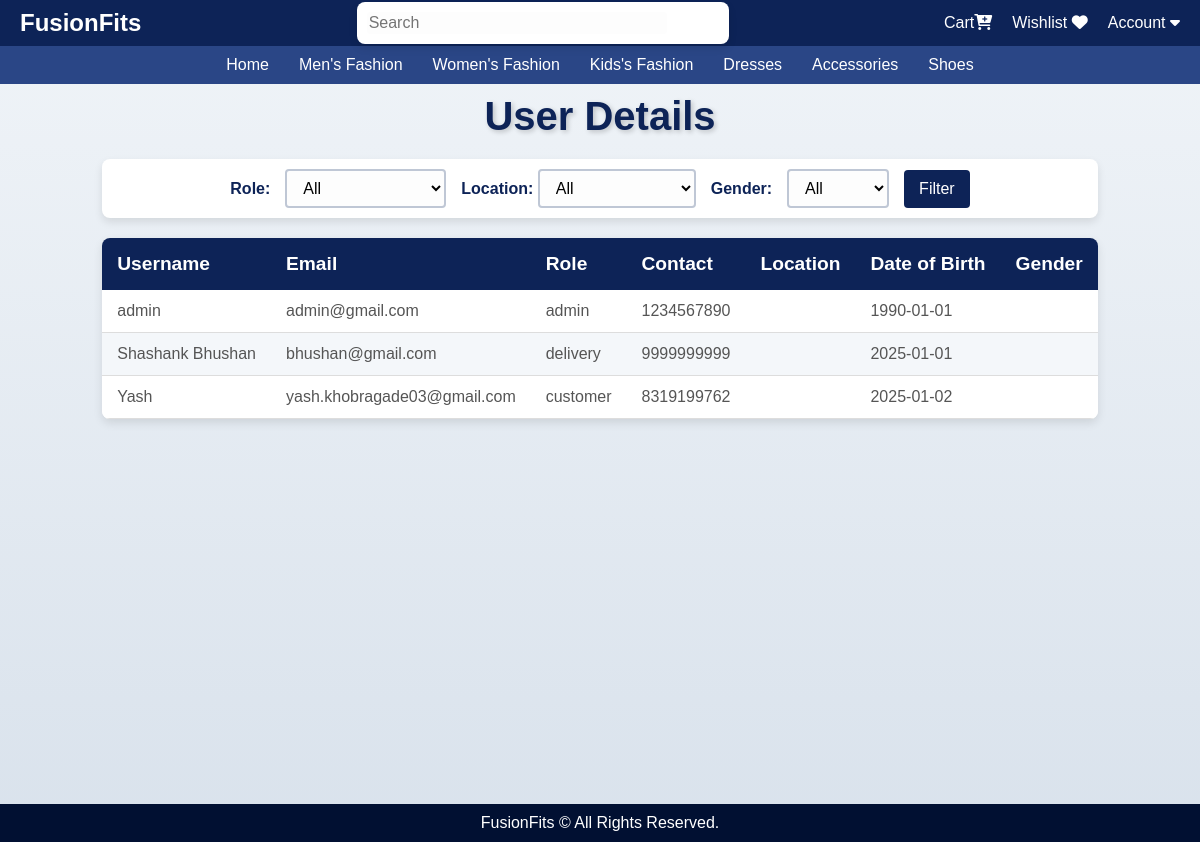
Before: /admin/user_details (signed in) with the older database file.
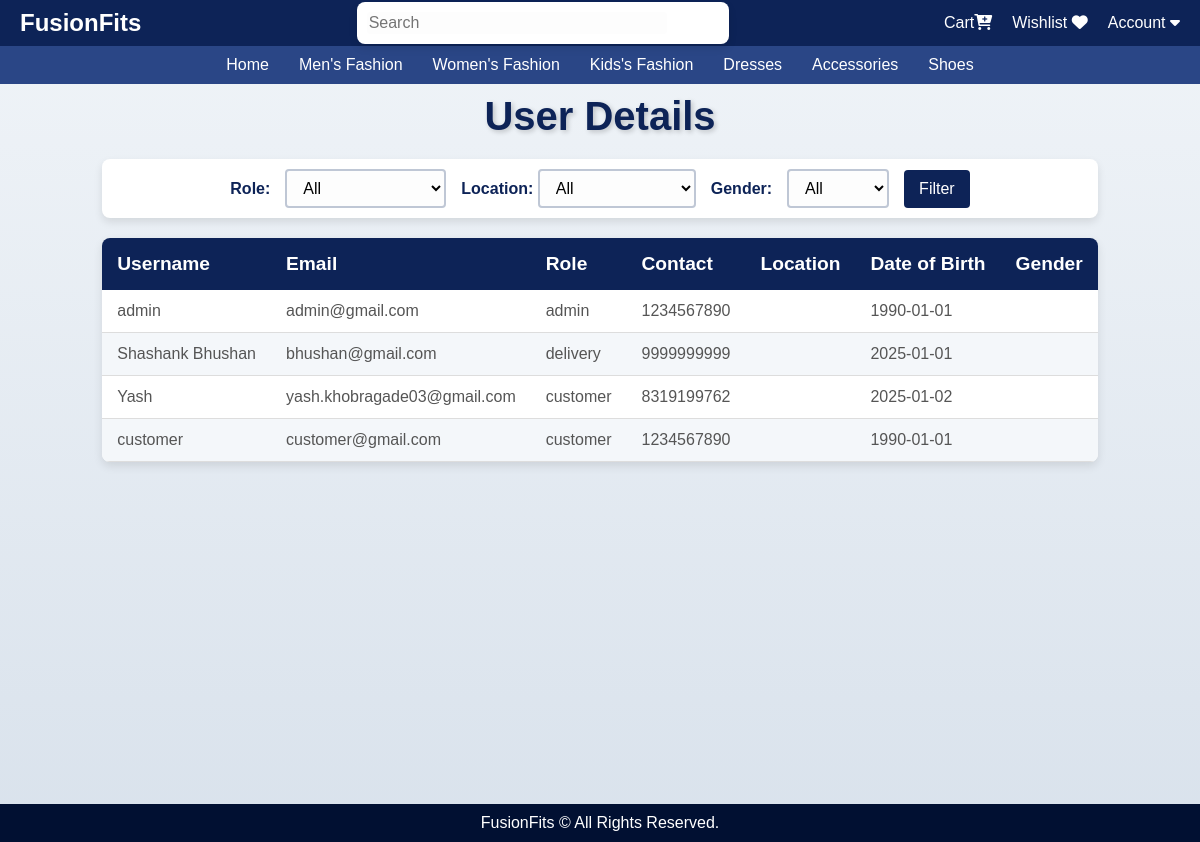
After: the same page with the newer database file.
### app/models.py (models this page shows, shortened)
class User(UserMixin, db.Model):
    id = db.Column(db.Integer, primary_key=True)
    username = db.Column(db.String(50), nullable=False)
    email = db.Column(db.String(100), unique=True, nullable=False)
    password = db.Column(db.String(255), nullable=False)
    role = db.Column(db.String(20), nullable=False)
    contact = db.Column(db.String(20), nullable=False)
    address = db.Column(db.String(200), nullable=False)
    city = db.Column(db.String(100), nullable=False)
    dob = db.Column(db.Date, nullable=False)
    reset_token = db.Column(db.String(128), nullable=True)

### app/admin.py (the view)
@admin.route('/admin/user_details', methods=['GET', 'POST'])
def user_details():
    if session.get('role') != 'admin':
        flash('Unauthorized access!', 'danger')
        return redirect(url_for('auth.login'))
    role_filter = request.args.get('role')
    city_filter = request.args.get('city')
    query = User.query
    if role_filter:
        query = query.filter_by(role=role_filter)
    if city_filter:
        query = query.filter(User.city.ilike(f"%{city_filter}%"))
    users = query.all()
    return render_template('user_details.html', users=users, role_filter=role_filter, city_filter=city_filter)

### app/templates/user_details.html (shortened to what this page needs)
<!DOCTYPE html>
<html lang="en">
<head>
    <link rel="stylesheet" href="{{ url_for('static', filename='user.css') }}">
</head>
<body>
    {% extends "home.html" %}
    {% block content %}
    <div class="container">
    <h1>User Details</h1>
    <form method="GET" action="{{ url_for('admin.user_details') }}">
        <label for="role">Role:</label>
        <select name="role" id="role">
            <option value="">All</option>
        </select>
<div class="form-group">
  <label for="location">Location:</label>
  <select name="location" id="location" class="form-control">
      <option value="">All</option>
  </select>
</div>
        <label for="gender">Gender:</label>
        <select name="gender" id="gender">
            <option value="">All</option>
        </select>
        <button type="submit">Filter</button>
    </form>
    <table>
        <thead>
            <tr>
                <th>Username</th>
                <th>Email</th>
                <th>Role</th>
                <th>Contact</th>
                <th>Location</th>
                <th>Date of Birth</th>
                <th>Gender</th>
            </tr>
        </thead>
        <tbody>
            {% for user in users %}
                <tr>
                    <td>{{ user.username }}</td>
                    <td>{{ user.email }}</td>
                    <td>{{ user.role }}</td>
                    <td>{{ user.contact }}</td>
                    <td>{{ user.location }}</td>
                    <td>{{ user.dob }}</td>
                    <td>{{ user.gender }}</td>
                </tr>
            {% endfor %}
        </tbody>
    </table>
</div>
    {% endblock %}

### app/templates/home.html (shortened to what this page needs)
<!DOCTYPE html>
<html lang="en">
<head>
    <link rel="stylesheet" href="https://cdnjs.cloudflare.com/ajax/libs/font-awesome/6.0.0/css/all.min.css">
</head>
<body>
    <nav class="navbar">
        <div class="logo"><a href="/">FusionFits</a></div>
        <div class="search-bar">
            <form action="{{ url_for('main.search') }}" method="get">
                <input type="text" name="q" placeholder="Search" value="{{ request.args.get('q', '') }}">
                <button><i class="fa fa-search"></i></button>
            </form>
        </div>
        <ul class="nav-links">
            <li>
                    {% if current_user.is_authenticated %}
                        <a href="{{ url_for('main.cart') }}" >Cart<i class="fa-solid fa-cart-plus"></i></a>
                    {% endif %}
            </li>
            <li><a href="{{ url_for('main.wishlist') }}" >Wishlist <i class="fa fa-heart"></i></a></li>
            <li>
              <div class="dropdown navbar-right">
                <button class="dropbtn">Account <i class="fa fa-caret-down"></i></button>
            </div>
            </li>
        </ul>
    </nav>
    <header>
        <nav class="categories-nav">
            <ul>
                <li><a href="/" class="{% if request.path == '/' %}active{% endif %}">Home</a></li>
                <li><a href="/gender/Men" class="{% if request.path == '/gender/Men' %}active{% endif %}">Men's Fashion</a></li>
                <li><a href="/gender/Female" class="{% if request.path == '/gender/Female' %}active{% endif %}">Women's Fashion</a></li>
                <li><a href="/category/Kids" class="{% if request.path == '/category/Kids' %}active{% endif %}">Kids's Fashion</a></li>
                <li><a href="/category/Dress" class="{% if request.path == '/category/Dress' %}active{% endif %}">Dresses</a></li>
                <li><a href="/category/Accessory" class="{% if request.path == '/category/Accessory' %}active{% endif %}">Accessories</a></li>
                <li><a href="/category/Shoe" class="{% if request.path == '/category/Shoe' %}active{% endif %}">Shoes</a></li>
            </ul>
        </nav>
    </header>
    <main>
        {% block content %}{% endblock %}
    </main>
    <footer>
        <p>FusionFits &copy; All Rights Reserved.</p>
    </footer>
</body>
</html>

### app/static/user.css (style rules this page uses)
body { font-family: 'Arial', sans-serif; background: linear-gradient(to bottom, #f0f4f8, #d9e2ec); margin: 0; padding: 20px; color: #db1111; }
h1 { text-align: center; font-size: 2.5rem; color: #0d2357; margin-bottom: 20px; text-shadow: 2px 2px 5px rgba(0, 0, 0, 0.2); }
form { display: flex; justify-content: center; align-items: center; gap: 15px; padding: 10px; background-color: #fff; box-shadow: 0px 4px 8px rgba(0, 0, 0, 0.1); border-radius: 8px; }
form label { font-weight: bold; color: #0d2357; }
form select, form input { padding: 8px 12px; border: 2px solid #bfc7d5; border-radius: 4px; font-size: 1rem; background-color: #fdfdfd; transition: border-color 0.3s ease; }
form button { background: #0d2357; color: #fff; padding: 10px 15px; border: none; border-radius: 4px; cursor: pointer; font-size: 1rem; transition: background-color 0.3s ease; }
table { width: 100%; border-collapse: collapse; margin-top: 20px; background-color: #fff; box-shadow: 0px 4px 10px rgba(0, 0, 0, 0.1); border-radius: 8px; overflow: hidden; }
table thead { background-color: #0d2357; color: #fff; text-align: left; }
table thead th { padding: 15px; font-size: 1.2rem; }
table tbody tr:nth-child(even) { background-color: #f4f7fa; }
table tbody tr:nth-child(odd) { background-color: #fff; }
table tbody td { padding: 12px 15px; border-bottom: 1px solid #ddd; font-size: 1rem; color: #555; }

### app/templates/home.html (style rules this page uses)
* { margin: 0; padding: 0; box-sizing: border-box; font-family: Arial, sans-serif; }
body { font-family: Arial, sans-serif; margin: 0; padding: 0; background-color: #f4f4f4; }
main { min-height: 90vh; padding: 20px; display: flex; justify-content: center; }
.navbar { display: flex; justify-content: space-between; align-items: center; background-color: #0d2357; color: white; padding: 2px 20px; flex-wrap: wrap; }
header { background: #0d2357; width: 100%; }
.logo a { text-decoration: none; color: white; font-size: 1.5em; font-weight: bold; font-family: Arial, Helvetica, sans-serif; }
.search-bar input { padding: 2px; border: none; border-radius: 3px; width: 300px; }
.search-bar button { padding: 2px 8px; border: none; background-color: #fff; cursor: pointer; border-radius: 100%; margin-left: 5px; }
.nav-links { display: flex; list-style: none; gap: 20px; flex-wrap: wrap; }
.nav-links a { color: white; text-decoration: none; }
.nav-links .dropdown .dropbtn { color: white; text-decoration: none; font-size: 1em; padding: 0; background: none; margin: 0; border: none; }
footer { background-color: #011032; color: white; text-align: center; padding: 10px 0; width: 100%; bottom: 0; left: 0; position: relative; }
main { min-height: 90vh; padding: 10px; }
.categories-nav { background-color: #2a4686; display: flex; justify-content: center; flex-wrap: wrap; display: flex; padding: 2px 20px; justify-content: center; flex-wrap: wrap; }
.categories-nav ul { list-style: none; display: flex; padding: 0.5rem; margin-bottom: 0px; flex-wrap: wrap; }
.categories-nav li { margin: 0 15px; color: #fff; font-weight: 500; font-size: 16px; transition: color 0.3s ease; }
.categories-nav a { text-decoration: none; color: #fff; font-weight: 500; font-size: 16px; transition: color 0.3s ease; }

Changed rows visible on the page:
added User: username "customer", email "customer@gmail.com", role "customer", contact "1234567890", dob "1990-01-01"
